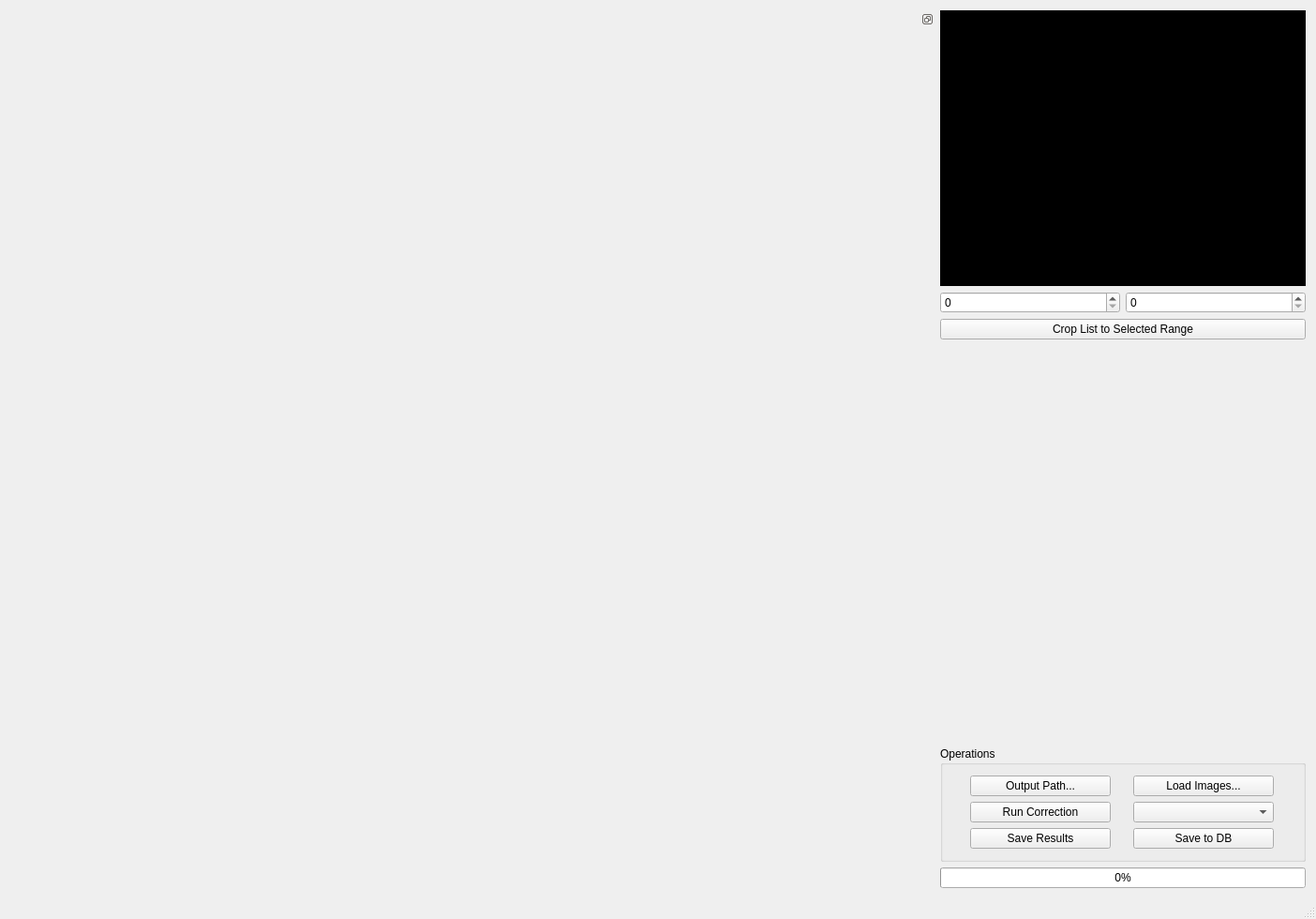
<?xml version="1.0" encoding="UTF-8"?>
<ui version="4.0">
 <class>ImageManager</class>
 <widget class="QMainWindow" name="ImageManager">
  <property name="geometry">
   <rect>
    <x>0</x>
    <y>0</y>
    <width>1404</width>
    <height>980</height>
   </rect>
  </property>
  <property name="windowTitle">
   <string>Image Manager</string>
  </property>
  <property name="autoFillBackground">
   <bool>false</bool>
  </property>
  <property name="documentMode">
   <bool>false</bool>
  </property>
  <property name="tabShape">
   <enum>QTabWidget::Rounded</enum>
  </property>
  <widget class="QWidget" name="centralWidget">
   <layout class="QHBoxLayout" name="horizontalLayout_3">
    <item>
     <layout class="QHBoxLayout" name="horizontalLayout_5">
      <item>
       <layout class="QVBoxLayout" name="verticalLayout_2">
        <item>
         <widget class="QDockWidget" name="dockWidget">
          <property name="minimumSize">
           <size>
            <width>250</width>
            <height>50</height>
           </size>
          </property>
          <property name="floating">
           <bool>false</bool>
          </property>
          <property name="features">
           <set>QDockWidget::DockWidgetFloatable|QDockWidget::DockWidgetMovable</set>
          </property>
          <property name="windowTitle">
           <string/>
          </property>
          <widget class="QWidget" name="dockWidgetContents_5"/>
         </widget>
        </item>
       </layout>
      </item>
      <item>
       <layout class="QVBoxLayout" name="verticalLayout_3">
        <item>
         <widget class="ImageLabel" name="imgViewer">
          <property name="sizePolicy">
           <sizepolicy hsizetype="Fixed" vsizetype="Fixed">
            <horstretch>0</horstretch>
            <verstretch>0</verstretch>
           </sizepolicy>
          </property>
          <property name="minimumSize">
           <size>
            <width>390</width>
            <height>294</height>
           </size>
          </property>
          <property name="autoFillBackground">
           <bool>false</bool>
          </property>
          <property name="styleSheet">
           <string notr="true">background-color: rgb(0, 0, 0);</string>
          </property>
          <property name="frameShadow">
           <enum>QFrame::Raised</enum>
          </property>
          <property name="text">
           <string/>
          </property>
          <property name="alignment">
           <set>Qt::AlignCenter</set>
          </property>
         </widget>
        </item>
        <item>
         <layout class="QHBoxLayout" name="horizontalLayout">
          <item>
           <widget class="QSpinBox" name="lowerBound"/>
          </item>
          <item>
           <widget class="QSpinBox" name="upperBound"/>
          </item>
         </layout>
        </item>
        <item>
         <widget class="QPushButton" name="cropList">
          <property name="text">
           <string>Crop List to Selected Range</string>
          </property>
         </widget>
        </item>
        <item>
         <widget class="ImageListWidget" name="imListWid" native="true">
          <property name="sizePolicy">
           <sizepolicy hsizetype="Fixed" vsizetype="Expanding">
            <horstretch>0</horstretch>
            <verstretch>0</verstretch>
           </sizepolicy>
          </property>
          <property name="minimumSize">
           <size>
            <width>300</width>
            <height>0</height>
           </size>
          </property>
          <property name="maximumSize">
           <size>
            <width>434</width>
            <height>16777215</height>
           </size>
          </property>
         </widget>
        </item>
        <item>
         <widget class="QGroupBox" name="groupBox">
          <property name="title">
           <string>Operations</string>
          </property>
          <layout class="QGridLayout" name="gridLayout">
           <item row="2" column="0">
            <widget class="QPushButton" name="runBtn">
             <property name="sizePolicy">
              <sizepolicy hsizetype="Fixed" vsizetype="Fixed">
               <horstretch>0</horstretch>
               <verstretch>0</verstretch>
              </sizepolicy>
             </property>
             <property name="minimumSize">
              <size>
               <width>150</width>
               <height>0</height>
              </size>
             </property>
             <property name="text">
              <string>Run Correction</string>
             </property>
            </widget>
           </item>
           <item row="2" column="1">
            <widget class="QComboBox" name="comboBox"/>
           </item>
           <item row="0" column="0">
            <widget class="QPushButton" name="outputPath_btn">
             <property name="text">
              <string>Output Path...</string>
             </property>
            </widget>
           </item>
           <item row="0" column="1">
            <widget class="QPushButton" name="loadBtn">
             <property name="sizePolicy">
              <sizepolicy hsizetype="Fixed" vsizetype="Fixed">
               <horstretch>0</horstretch>
               <verstretch>0</verstretch>
              </sizepolicy>
             </property>
             <property name="minimumSize">
              <size>
               <width>150</width>
               <height>0</height>
              </size>
             </property>
             <property name="text">
              <string>Load Images...</string>
             </property>
            </widget>
           </item>
           <item row="3" column="0">
            <widget class="QPushButton" name="saveBtn">
             <property name="text">
              <string>Save Results</string>
             </property>
            </widget>
           </item>
           <item row="3" column="1">
            <widget class="QPushButton" name="savteToDB">
             <property name="text">
              <string>Save to DB</string>
             </property>
            </widget>
           </item>
          </layout>
         </widget>
        </item>
        <item>
         <widget class="QProgressBar" name="runProgress">
          <property name="sizePolicy">
           <sizepolicy hsizetype="Preferred" vsizetype="Fixed">
            <horstretch>0</horstretch>
            <verstretch>0</verstretch>
           </sizepolicy>
          </property>
          <property name="value">
           <number>0</number>
          </property>
         </widget>
        </item>
       </layout>
      </item>
     </layout>
    </item>
   </layout>
   <zorder></zorder>
  </widget>
  <widget class="QMenuBar" name="menuBar">
   <property name="geometry">
    <rect>
     <x>0</x>
     <y>0</y>
     <width>1404</width>
     <height>30</height>
    </rect>
   </property>
  </widget>
  <widget class="QStatusBar" name="statusBar"/>
 </widget>
 <layoutdefault spacing="6" margin="11"/>
 <customwidgets>
  <customwidget>
   <class>ImageLabel</class>
   <extends>QLabel</extends>
   <header>qtinclude/imagelabel.h</header>
  </customwidget>
  <customwidget>
   <class>ImageListWidget</class>
   <extends>QWidget</extends>
   <header>qtinclude/imagelistwidget.h</header>
   <container>1</container>
  </customwidget>
 </customwidgets>
 <resources/>
 <connections/>
</ui>
